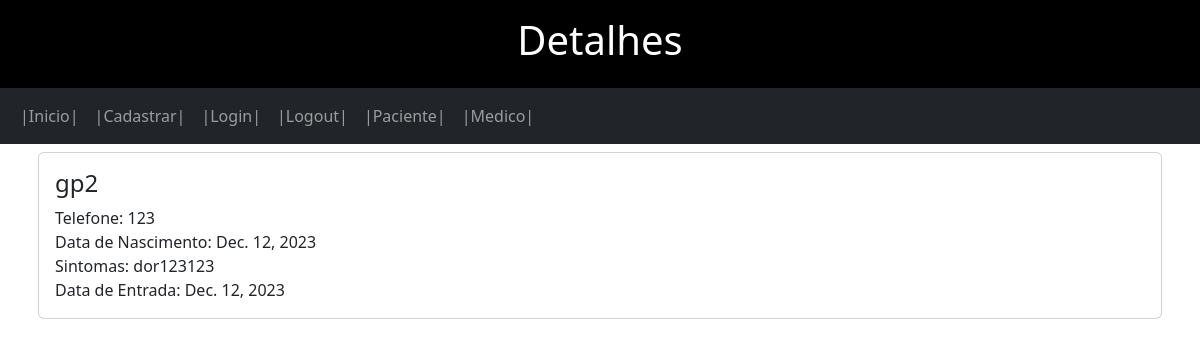
/medico/detalhes/13, run on the app's committed database.
### membros/models.py (models this page shows, shortened)
class Usuario(User):
    nome = models.CharField(max_length=255, null=True)
    tel = models.IntegerField(null=True)
    nascimento = models.DateField(null=True)
    class Meta:
        abstract = True

class Paciente(Usuario):
    sintomas = models.CharField(max_length=255, null=True)
    dataDeEntrada = models.DateField(null=True)
    medicoResponsavel = models.ForeignKey(Medico, on_delete=models.SET_NULL, null=True)
    doente = models.BooleanField(default=False, null=True)

### membros/views.py (the view)
# urls.py: path('medico/detalhes/<int:id>', views.detalhes, name='detalhes'),
def detalhes(request, id):
    template = loader.get_template("detalhes.html")
    x = Paciente.objects.get(id=id)
    context = {
        "x" : x,
    }
    return HttpResponse(template.render(context, request))

### membros/templates/detalhes.html (shortened to what this page needs)
{% extends 'base.html' %}
{% load django_bootstrap5 %}
{% block content %}
<div class="p-3 bg-black text-white text-center">
    <h1>Detalhes</h1>
</div>
<nav class="navbar navbar-expand-sm bg-dark navbar-dark">
    <div class="container-fluid">
        <ul class="navbar-nav">
            <li class="nav-item">
                <a class="nav-link" href="/">|Inicio|</a>
            </li>
            <li class="nav-item">
                <a class="nav-link" href="/cadastro/">|Cadastrar|</a>
            </li>
            <li class="nav-item">
                <a class="nav-link" href="/login/">|Login|</a>
            </li>
            <li>
                <a class="nav-link" href="/logout/">|Logout|</a>
            </li>
            <li>
                <a class="nav-link" href="/paciente/">|Paciente|</a>
            </li>
            <li>
                <a class="nav-link" href="/medico/">|Medico|</a>
            </li>
        </ul>
    </div>
</nav>
<div class="container p-2">
    <div class="card">
        <div class="card-body">
            <h4 class="card-title">{{x.nome}}</h5>
            <p class="card-text">
                Telefone: {{x.tel}}<br>
                Data de Nascimento: {{x.nascimento}}<br>
                Sintomas: {{x.sintomas}}<br>
                Data de Entrada: {{x.dataDeEntrada}}
            </p>
        </div>
    </div>
</div>
{% endblock %}

### data on the page
Paciente: nome "gp2", tel "123", nascimento "Dec. 12, 2023", sintomas "dor123123", dataDeEntrada "Dec. 12, 2023"
